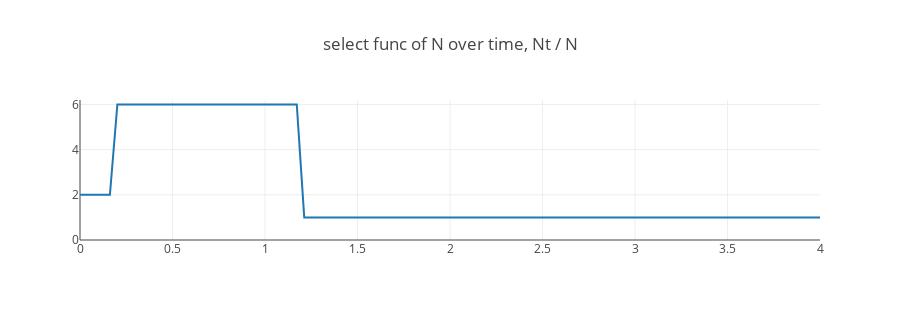

Notebook cell for this chart:
### Code cell
import scipy.integrate as integrate
import scipy.special as special

max_time= 4

theta_blocks= [2,6,1]
timez_blocks= [0.2,1.2,3]

time_array= np.array([
    timez_blocks,
    theta_blocks
]).T


###
###

t_func= theta_function

tfunc_kwargs= {
    'theta_time_array': time_array,
    'inverse':False
}

##
##

X_plot= np.linspace(0,max(timez_blocks) + 1,100)
y_plot= [t_func(x,**tfunc_kwargs) for x in X_plot]

fig_fn= [go.Scatter(
    x= X_plot,
    y= y_plot
)]


layout= go.Layout(
    title= 'select func of N over time, {}'.format(['N / Nt', 'Nt / N'][1-int(tfunc_kwargs['inverse'])]),
    yaxis= dict(range= [0,max(y_plot)+ 0.2]),
    height= 320
)

Figure= go.Figure(data= fig_fn, layout= layout)
iplot(Figure)

### Figure 1 — Plotly figure (JSON) as saved in the notebook; plotly's stock layout.template omitted (floating-point values rounded to 4 significant figures)
{"data": [{"type": "scatter", "uid": "81500c85-262f-47f8-a09a-682ab8bdc262", "x": [0, 0.0404, 0.08081, 0.1212, 0.1616, 0.202, 0.2424, 0.2828, 0.3232, 0.3636, 0.404, 0.4444, 0.4848, 0.5253, 0.5657, 0.6061, 0.6465, 0.6869, 0.7273, 0.7677, 0.8081, 0.8485, 0.8889, 0.9293, 0.9697, 1.01, 1.051, 1.091, 1.131, 1.172, 1.212, 1.253, 1.293, 1.333, 1.374, 1.414, 1.455, 1.495, 1.535, 1.576, 1.616, 1.657, 1.697, 1.737, 1.778, 1.818, 1.859, 1.899, 1.939, 1.98, 2.02, 2.061, 2.101, 2.141, 2.182, 2.222, 2.263, 2.303, 2.343, 2.384, 2.424, 2.465, 2.505, 2.545, 2.586, 2.626, 2.667, 2.707, 2.747, 2.788, 2.828, 2.869, 2.909, 2.949, 2.99, 3.03, 3.071, 3.111, 3.152, 3.192, 3.232, 3.273, 3.313, 3.354, 3.394, 3.434, 3.475, 3.515, 3.556, 3.596, 3.636, 3.677, 3.717, 3.758, 3.798, 3.838, 3.879, 3.919, 3.96, 4], "y": [2, 2, 2, 2, 2, 6, 6, 6, 6, 6, 6, 6, 6, 6, 6, 6, 6, 6, 6, 6, 6, 6, 6, 6, 6, 6, 6, 6, 6, 6, 1, 1, 1, 1, 1, 1, 1, 1, 1, 1, 1, 1, 1, 1, 1, 1, 1, 1, 1, 1, 1, 1, 1, 1, 1, 1, 1, 1, 1, 1, 1, 1, 1, 1, 1, 1, 1, 1, 1, 1, 1, 1, 1, 1, 1, 1, 1, 1, 1, 1, 1, 1, 1, 1, 1, 1, 1, 1, 1, 1, 1, 1, 1, 1, 1, 1, 1, 1, 1, 1]}], "layout": {"height": 320, "title": {"text": "select func of N over time, Nt / N"}, "yaxis": {"range": [0, 6.2]}}}
